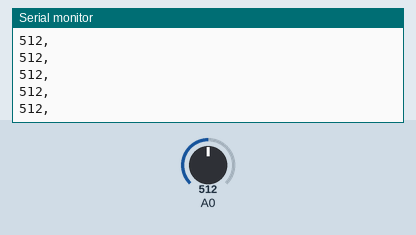
Bench run of a sketch on a simulated Arduino Uno, built with avr-gcc and run on an emulated ATmega328P. Parts: the last lines printed to the serial monitor. The inputs (shaded band) are chosen by the test bench; at power-on: A0 = 512.

Above: at 1.2 s.
1.3 s: A0 set to 716
At 1.9 s:
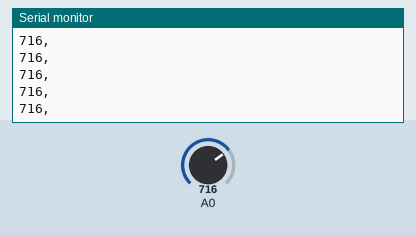
4.3 s: A0 set to 900
At 5.0 s:
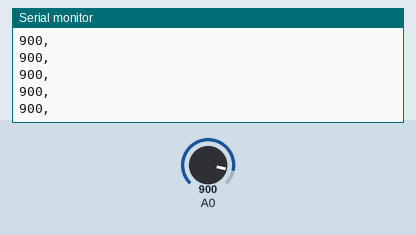
Timing chart, 0 to 7.3 s (numbered marks = the images above; inputs shaded):
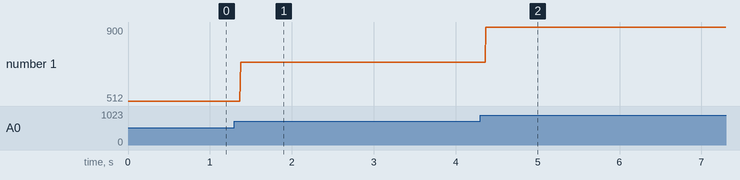

Measured:
- after the input at 1.3 s, the serial monitor: prints a new line after 0.07 s (image 1)
- after the input at 4.3 s, the serial monitor: prints a new line after 0.07 s (image 2)
- plotted number 1: 512 → 716 after the input at 1.3 s, 716 → 900 after the input at 4.3 s

The sketch:

Ex1.ino
```cpp
void setup() {
  Serial.begin(9600);
}

void loop() {
    int inByte = Serial.read();
    int sensorValue = analogRead(A0);
    Serial.print(sensorValue);
    Serial.print(",");
    Serial.println();
}
```
